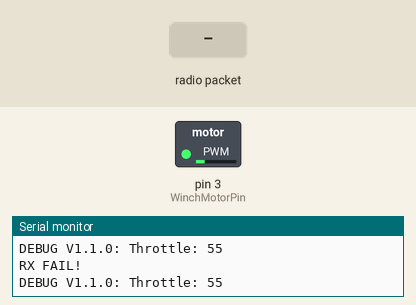
Simulated run of this sketch. Board: Arduino Uno, built with avr-gcc and run on an emulated ATmega328P. Parts: switched loads named in the sketch (green lamp = pin HIGH), the last lines printed to the serial monitor. Inputs (shaded band) come from the test bench. No radio packets arrive unless stated.

Above: at 1.2 s.
1.3 s: radio packet "90" arrives
At 1.52 s:
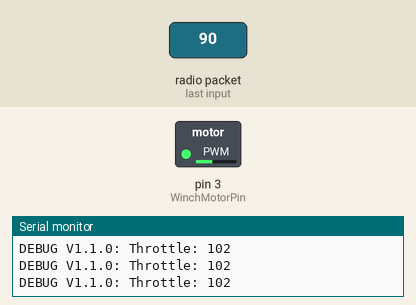
3.2 s: radio packet "200" arrives
At 3.41 s:
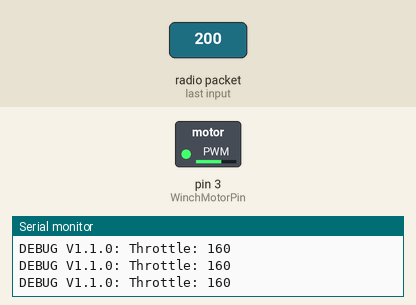
Timing chart, 0 to 6.2 s (numbered marks = the images above; inputs shaded):
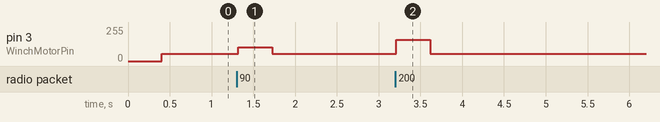

The sketch:

Winch.ino
```cpp
// WINCH controller
// The winch controller receives potentiometer data via RF from the pilot.
// GP April 2018  Adapted from Radiohead example sketch showing how to create a simple messageing client
// with the RH_RF95 class.
// NDM June 2018  Updated to be abit cleaner, fix our saftey and get a reliable and fast link speed.
// We had alot of jerking before, not so much now. I think alot that is left is the actual chineese controller :(
// The Arduino seems to be  outputting a voltage update every 10ms or so.

#include <SPI.h>
#include <RH_RF95.h>
RH_RF95 rf95;

// Config Vars
#define PWM_OUTPUT_MIN  55      // PWM - PWM Voltage for 1v is around PWM-55
#define PWM_OUTPUT_MAX  190     // PWM - PWM Voltage for 3.8V is around PWM-190
#define RADIO_TIMEOUT   40      // millis - It Takes the controller about 30ms to read the Pot, and 5ms to transmit.
#define RADIO_FAILCOUNT 10

// Runtime Vars
int WinchSpeed    = 0 ;   // The pot reading from the pilot's controller
int Fail          = 0 ;   // Fail count for saftey cutoff
int WinchMotorPin = 3 ;   // Output pin for controller - This MUST be PWM

void setup()
{
  Serial.begin(115200);               // Start Serial prompt
  while (!Serial) ;                 // Wait for serial port to be available
  pinMode(WinchMotorPin, OUTPUT);   // Tell Arduino that WinchMotorPin is an output pin
  Serial.println("Starting...");
  if (!rf95.init()){
    Serial.println("RF95 Init FAILED");
  }
}

void loop()
{
  uint8_t Sensor1CharMsg[RH_RF95_MAX_MESSAGE_LEN];
  uint8_t len = sizeof(Sensor1CharMsg);
  int i;

  if (rf95.waitAvailableTimeout(RADIO_TIMEOUT)){
    if (rf95.recv(Sensor1CharMsg, &len)){
        Sensor1CharMsg[len] = '\0';
        WinchSpeed = atoi(Sensor1CharMsg);
        WinchSpeed = map(WinchSpeed, 0, 255, PWM_OUTPUT_MIN, PWM_OUTPUT_MAX);
        // Reset fail counter, we have a message.
        Fail=0;
    }
  }else{
    Fail+= 1;
    if (Fail >= RADIO_FAILCOUNT) {
      // We have failed radio, set winch speed to MIN right away.
      WinchSpeed=PWM_OUTPUT_MIN ;
      Serial.println("RX FAIL!");
    }
  }
  Serial.print("DEBUG V1.1.0: Throttle: ");
  Serial.println(WinchSpeed);
  analogWrite(WinchMotorPin, WinchSpeed);
}
```

Measured:
- after the input at 1.3 s, pin 3 (WinchMotorPin): 55/255 → 102/255 at once, → 55/255 0.41 s later
- after the input at 3.2 s, pin 3 (WinchMotorPin): 55/255 → 160/255 at once, → 55/255 0.41 s later
